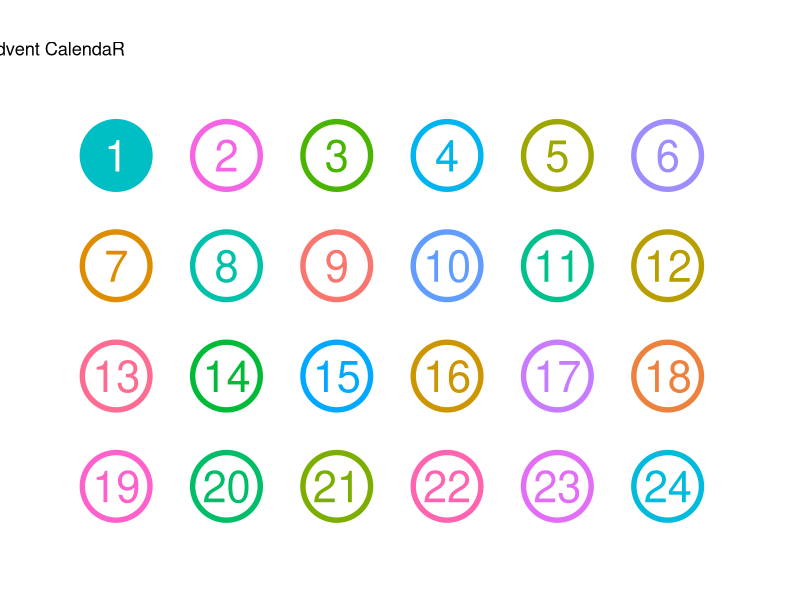
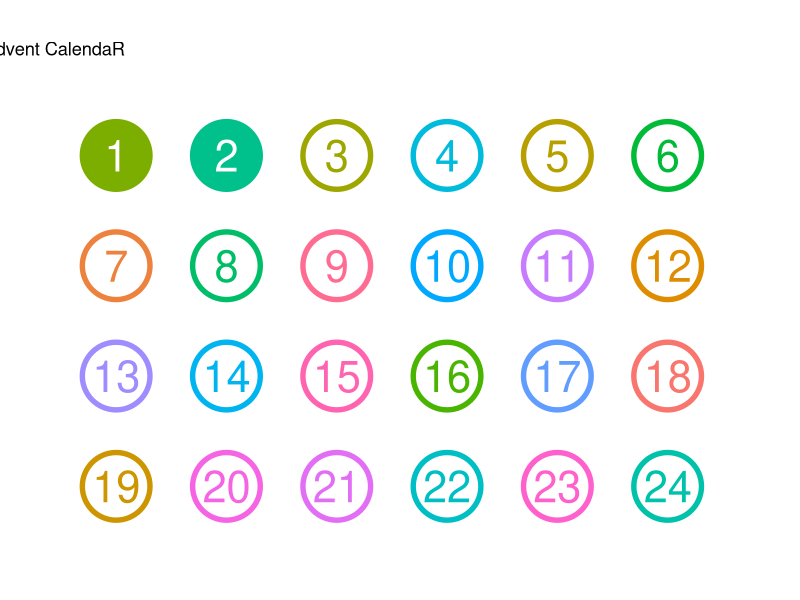
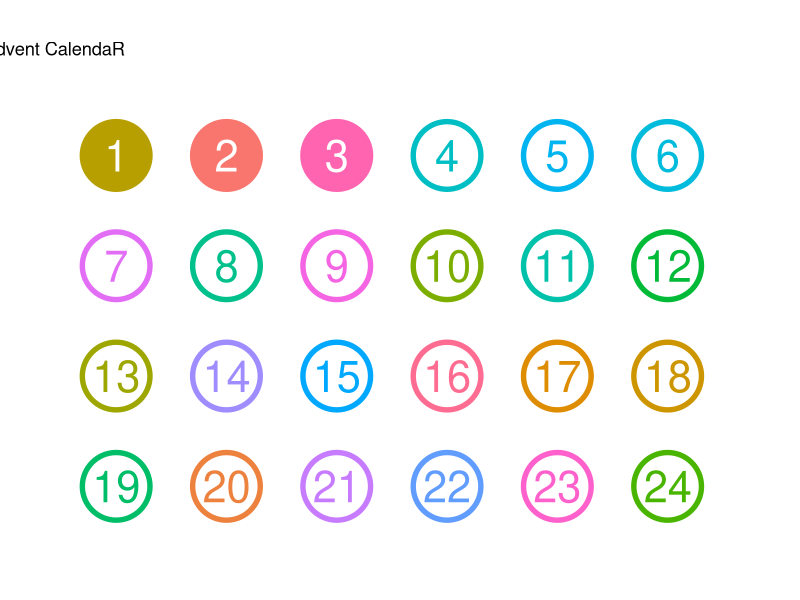
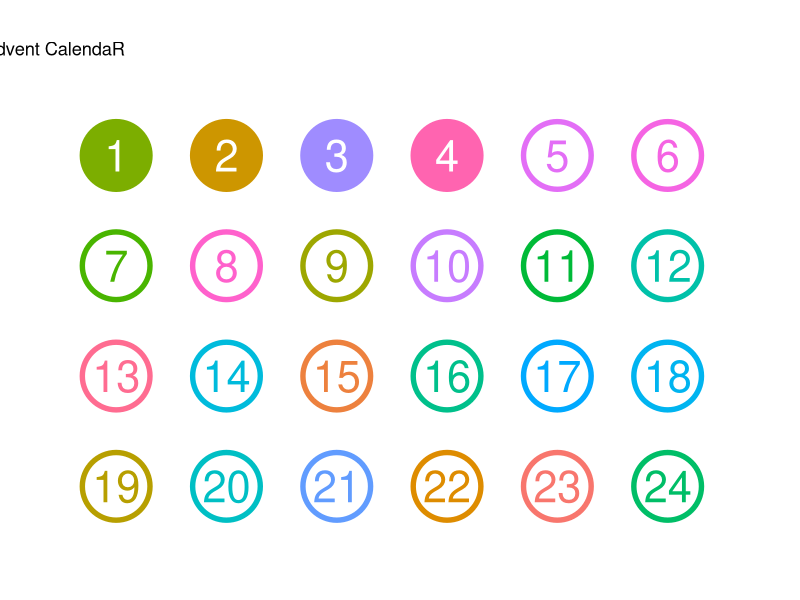
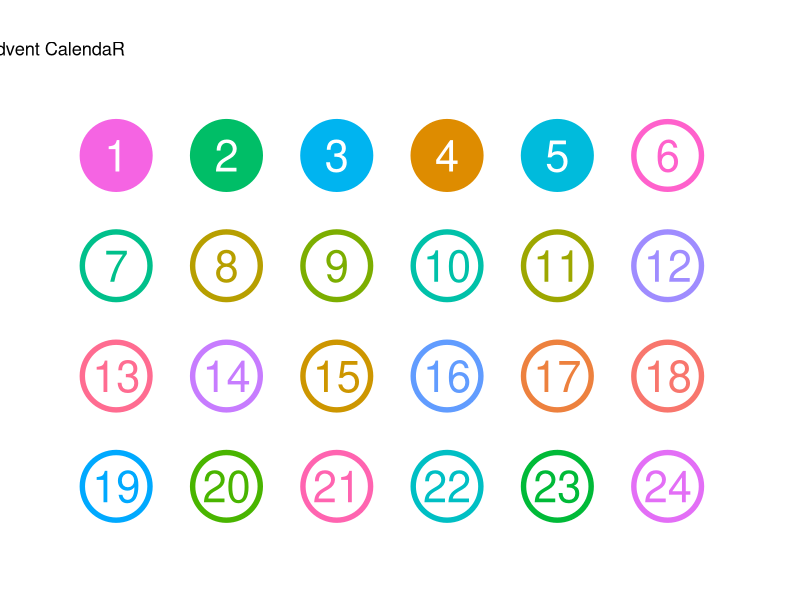
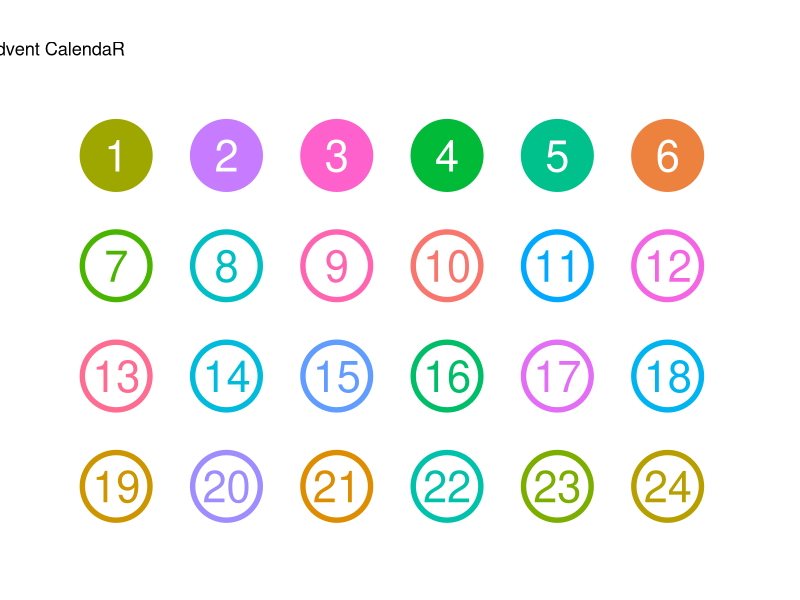
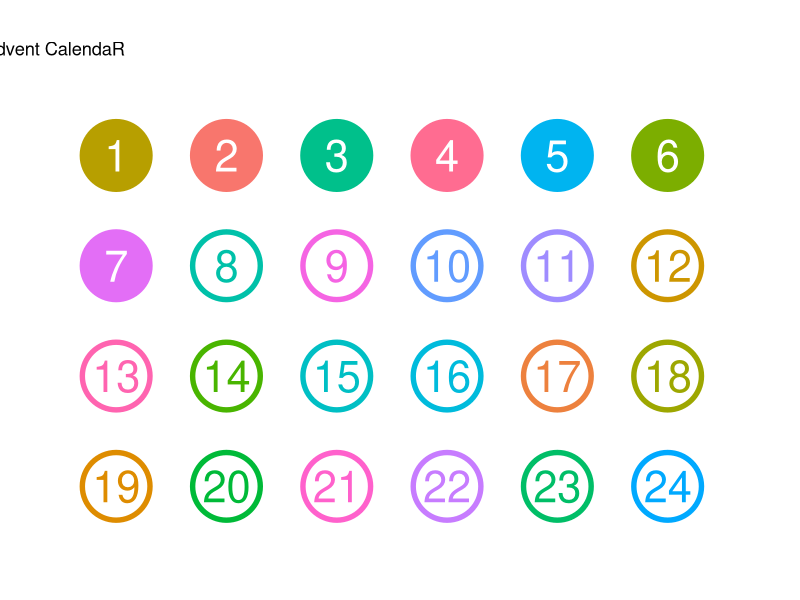
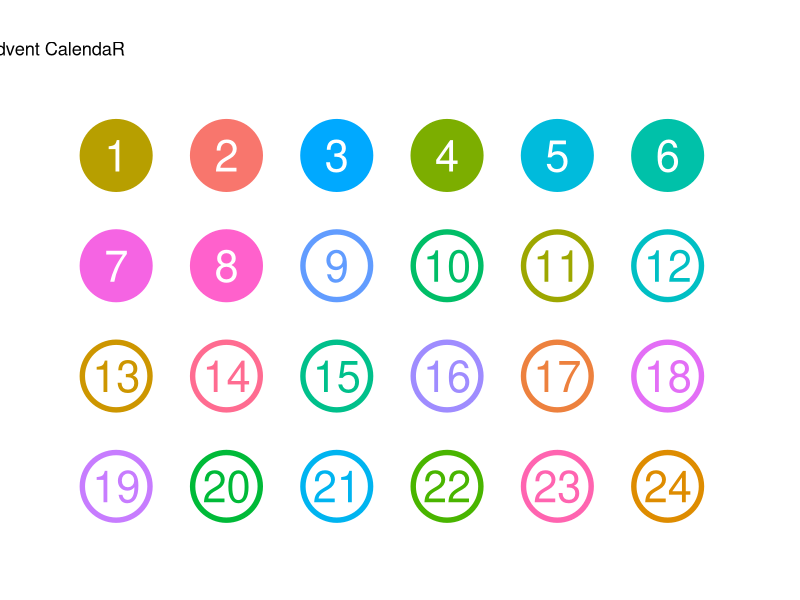

R code for these plots, in order:
# Description : Draw a Calendar of dates
# Website : http://is-r.tumblr.com/post/37687431723/can-you-please-post-the-r-code-for-making-that

doInstall <- TRUE # Change to FALSE if you don't want packages installed.
toInstall <- c("ggplot2")
if(doInstall){install.packages(toInstall, repos = "http://cran.r-project.org")}
lapply(toInstall, library, character.only = TRUE)

new_theme_empty <- theme_bw()
new_theme_empty$line <- element_blank()
new_theme_empty$rect <- element_blank()
new_theme_empty$strip.text <- element_blank()
new_theme_empty$axis.text <- element_blank()
#new_theme_empty$plot.title <- element_blank()
new_theme_empty$axis.title <- element_blank()
new_theme_empty$plot.margin <- structure(c(0, 0, -1, -1), unit = "lines", valid.unit = 3L, class = "unit")

for(dd in 1:24){
  myDF <- data.frame(advDay = 1:24)
  myDF$x = rep(1:6, 4)
  myDF$y = rep(4:1, each = 6)
  myDF$col = sample(1:24)
  zp1 <- ggplot(myDF)
  zp1 <- zp1 + geom_point(aes(x = x, y = y,
                              colour = factor(col)),
                          fill = "WHITE",
                          size = 24)
  zp1 <- zp1 + new_theme_empty + coord_equal()
  zp1 <- zp1 + scale_colour_discrete(guide = "none")
  zp1 <- zp1 + scale_x_continuous(expand = c(1/5, 1/5))
  zp1 <- zp1 + scale_y_continuous(expand = c(1/5, 1/5))
  zp1 <- zp1 + ggtitle("Advent CalendaR")
  zp1 <- zp1 + geom_text(aes(x=x, y=y, label = advDay),
                         size = 11,
                         colour = "WHITE")
  if(dd < 24){
    zp1 <- zp1 + geom_point(data = myDF[-c(1:dd), ],
                            aes(x = x, y = y,
                                colour = factor(col)),
                            fill = "WHITE",
                            size = 21,
                            shape = 21)
    zp1 <- zp1 + geom_text(data = myDF[-c(1:dd), ],
                           aes(x = x, y = y, label = advDay,
                               colour = factor(col)),
                           size = 11)
  }
  print(zp1)
  
  #setwd()
  #ggsave(paste("Day ", formatC(dd, width = 2, format = "d", flag = "0") , ".png", sep = ""), zp1, h = 9/2, w = 16/2, type = "cairo-png")
} 
